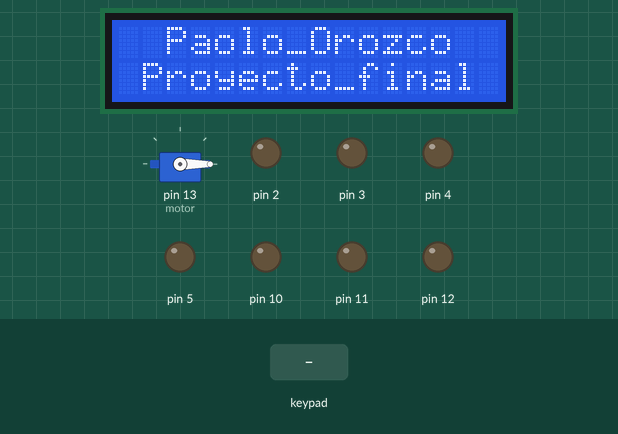
Bench run of a sketch on a simulated Arduino Uno, built with avr-gcc and run on an emulated ATmega328P. Shown: 16×2 character LCD, servo, output pins drawn as LEDs (lit = HIGH). The inputs (shaded band) are chosen by the test bench.

Above: at 1.2 s.
1.3 s: key '3' pressed
At 1.7 s:
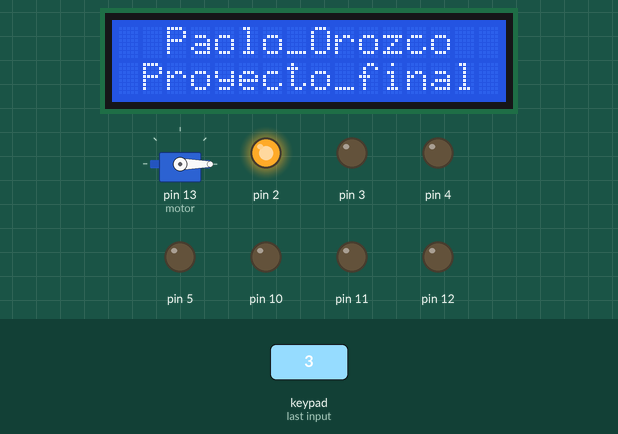
At 2.2 s:
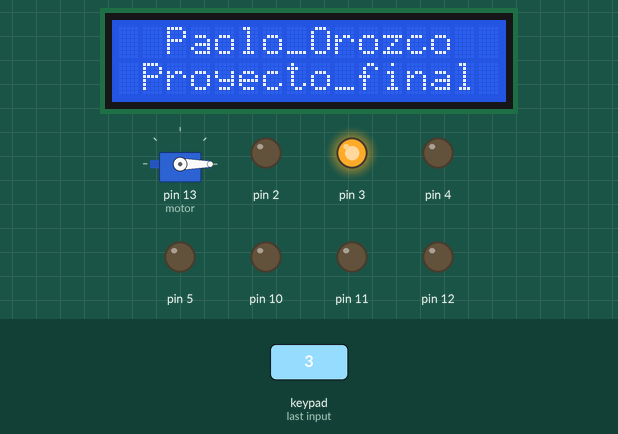
Timing chart, 0 to 10.3 s (numbered marks = the images above; inputs shaded):
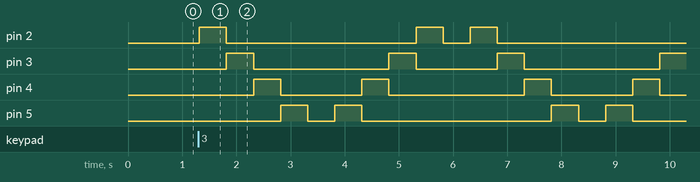

Measured:
- after the input at 1.3 s, pin 2: goes HIGH 0.50 s, LOW 3.5 s, HIGH 0.50 s, LOW 0.50 s, HIGH 0.50 s, then LOW, starting at once; pin 3: goes HIGH 0.50 s, LOW 2.5 s, HIGH 0.50 s, LOW 1.5 s, HIGH 0.50 s, LOW 2.5 s, then HIGH, starting after 0.52 s

The sketch:

Taller__Final_-_B2_.ino
```cpp
/*
   Fundacion Kinal
   Centro educativo tecnico laboral Kinal
   Quinto perito
   Quinto electronica
   Codigo Tecnico: EB5AM
   Curso: Taller de electronica digital y reparacion de computadoras I
   Proyecto: Taller Final - B2
   Dev: Paolo Eduardo Orozco Argueta
   Fecha: 25 de mayo
   Link: https://www.tinkercad.com/things/eEoecVMNFCu-taller-final-b2?sharecode=z7-XCRyRPsy6b2MqIsKetDBvDMLzgDsTgkkzpurtRig
*/

#include <Keypad.h>
#include <LiquidCrystal_I2C.h>
#include <Servo.h>
#define ON(pin)     digitalWrite(pin, HIGH);
#define OFF(pin)     digitalWrite(pin, LOW);

byte n=2;
byte m=10;

//Configuración del servo
Servo motor;

//Configuración del teclado matricial
char tablero[4][4] = {
  {'1','2','3','A'},
  {'4','5','6','B'},
  {'7','8','9','C'},
  {'*','0','#','D'}
};

byte F_pines[4] = {A0, A1, A2, A3};
byte C_pines[4] = {6, 7, 8, 9};

Keypad teclado = Keypad(makeKeymap(tablero),F_pines,C_pines,4,4);
//char caracter = teclado.getKey();

//Configuración de la pantalla LCD
LiquidCrystal_I2C Pantalla(0x20,16,2);

void setup(){
  Serial.begin(9600);

  pinMode(2,OUTPUT);
  pinMode(3,OUTPUT);
  pinMode(4,OUTPUT);
  pinMode(5,OUTPUT);
  pinMode(10,OUTPUT);
  pinMode(11,OUTPUT);
  pinMode(12,OUTPUT);

  Pantalla.init();
  Pantalla.backlight();
  Pantalla.setCursor(2,0);
  Pantalla.print("Paolo_Orozco");
  Pantalla.setCursor(1,1);
  Pantalla.print("Proyecto_final");

  motor.attach(13);
  motor.write(0);
}

void loop(){
  char caracter = teclado.getKey();
  delay(10);
  switch(caracter){

    case '1':
    for(byte i=0;i<100;i++){
      Serial.println(i);
      delay(100);
    }
    break;

    case '2':
    for(int i=99;i>-1;i--){
      Serial.println(i);
      delay(100);
    }
    break;

    case '3':
    for(byte x=0;x<3;x++){
      for(byte i=0;i<4;i++){
        ON(n)
        delay(500);
        OFF(n)
        n++;
      }
      delay(500);
      for(byte i=0;i<4;i++){
        n--;
        ON(n)
        delay(500);
        OFF(n)
      }
      delay(500);
      n=2;
    }
    break;

    case '4':
    for(byte x=0;x<3;x++){
      for(byte i=0;i<3;i++){
        ON(m)
        delay(500);
        OFF(m)
        m++;
      }
      for(byte i=0;i<3;i++){
        m--;
        ON(m)
        delay(500);
        OFF(m)
      }
      delay(500);
      m=10;
    }
    break;

    case '5':
    motor.write(180);
    delay(5000);
    motor.write(0);
    break;
  }
}
```
